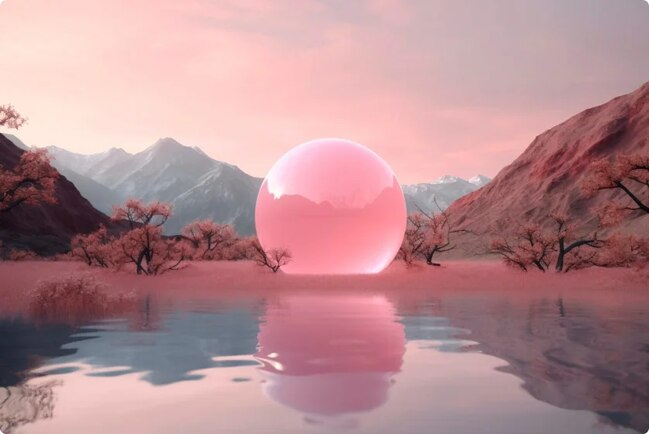
#> input picture Jupyter_Files_Py/colorImage.jpeg, 649 x 434 px
$ jupyter execute --allow-errors Lab-13.ipynb   (shell and % lines are left out)
#> lines starting #> are read from the running program, lines starting #| are printed output that depends on the picture
<a href='https://www.darshan.ac.in/'> </a>
<pre>
<center><b><h1>PDS - 2305CS303</b></center>
<center><b><h1>Lab - 13</b></center>
<pre>

### Name : Brijesh Rajeshbhai Vadgama

### Enrollment No. : 23030501065

# Graphs

# A

[cell 1]
import matplotlib.pyplot as plt
import random
import numpy as np
import pandas as pd
import matplotlib.image as mpimg

[cell 2]
x = range(1,11)
y = [1,5,9,7,5,6,3,2,4,9]

# write a code to display the line chart of above x & y

plt.plot(x,y)
plt.grid()
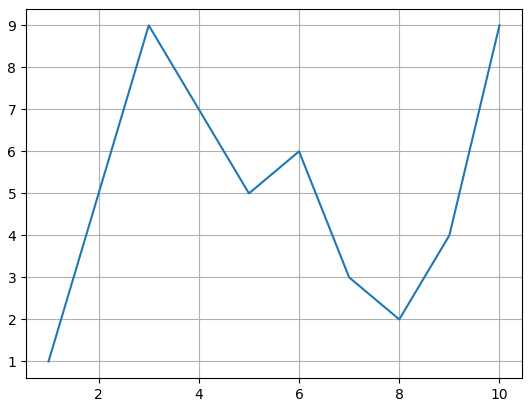
#> figure drawn by matplotlib, 1 panel; curve peaks at x = 3, y = 9

[cell 3]
x = [1,2,3,4,5,6,7,8,9,10]
cxMarks = [5,8,9,6,3,2,4,8,8,9]
cyMarks = [8,9,6,3,5,7,4,1,2,6]

# write a code to display two lines in a line chart (data given above)

plt.plot(x,cxMarks)
plt.plot(x,cyMarks)
plt.grid()
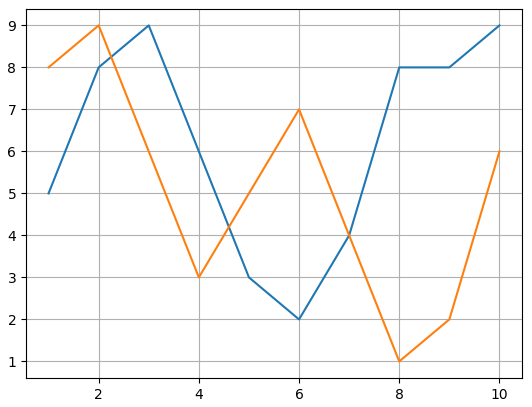
#> figure drawn by matplotlib, 1 panel; curve peaks at x = 3, y = 9; curve peaks at x = 2, y = 9

[cell 4]
x = range(1,11,1)
cxMarks= [8,9,6,3,5,7,4,1,2,6]
cyMarks= [5,8,9,6,3,2,4,8,8,9]

# write a code to generate below graph

plt.plot(x,cxMarks,c='r',lw=1,ls='--',marker='>')
plt.plot(x,cyMarks,c='b',lw=1,ls=':',marker='o')
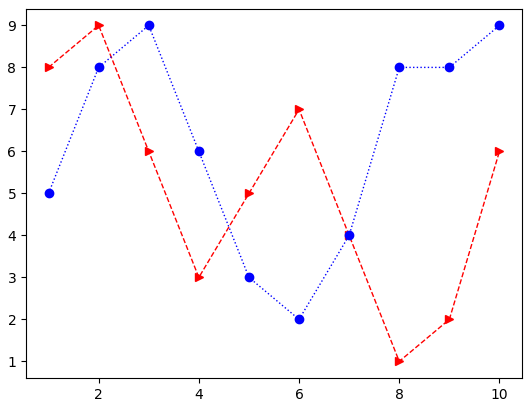
#> figure drawn by matplotlib, 1 panel; curve peaks at x = 2, y = 9; curve peaks at x = 3, y = 9

### 01) WAP to demonstrate the use of Pie chart.

[cell 5]
values = [101,90,50,200,225]
l = ['Food','Travel','Accomodation','Misc','Shopping']
c = ['b','g','r','c','m']
e = [0.2,0,0,0,0]
plt.pie(values,colors=c,labels=l,explode=e)
plt.show()
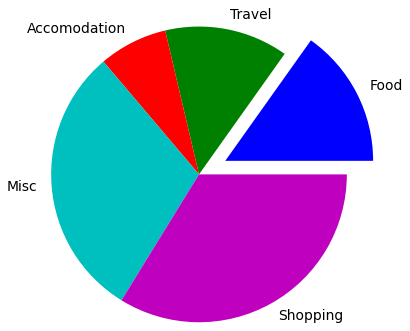
#> figure drawn by matplotlib, 1 panel

### 02) WAP to to Plot List random of X, Y Coordinates in Matplotlib.

[cell 6]
plt.plot([random.randint(1,10) for barX in range(1,11)],[random.randint(1,10) for barY in range(1,11)])
plt.show()
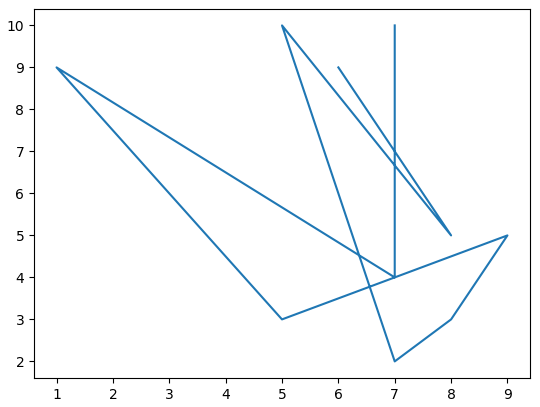
#> figure drawn by matplotlib, 1 panel

### 03) WAP to demonstrate the use of Bar chart.

[cell 7]
plt.bar([random.randint(1,10) for barX in range(1,11)],[random.randint(1,10) for barY in range(1,11)])
plt.show()
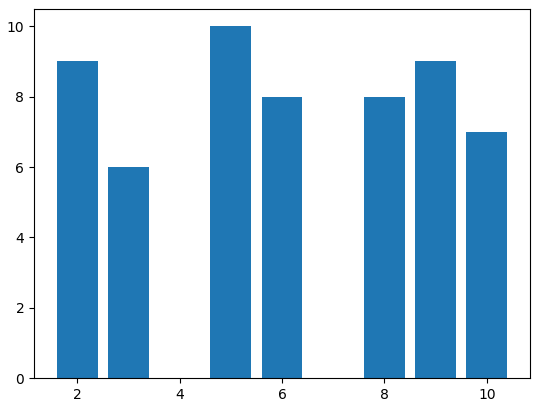
#> figure drawn by matplotlib, 1 panel; tallest bar 10 high, from x = 4.6 to 5.4

### 04) WAP to demonstrate the use of Histogram.

[cell 8]
plt.hist(np.random.randint(0,10,100),bins=10,histtype='stepfilled',align='mid',label='CPI Hist')
plt.legend()
plt.show()
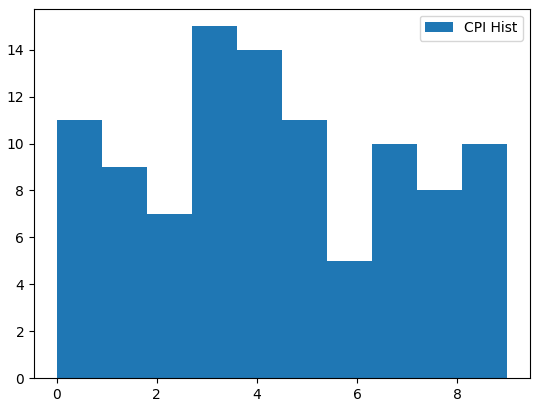
#> figure drawn by matplotlib, 1 panel

# B

### 01) WAP to display the value of each bar in a bar chart using Matplotlib.

#> (a cell that did not finish here is left out)

### 02) WAP create a Scatter Plot with several colors in Matplotlib?

#> (a cell that did not finish here is left out)

### 03) WAP to Display an Image in Grayscale in Matplotlib.

[cell 11]
img = mpimg.imread('colorImage.jpeg')
#> img is the input picture: shape (434, 649, 3); mean R, G, B 182, 140.3, 145.1
#> (the rest of this cell did not finish here and is left out)
